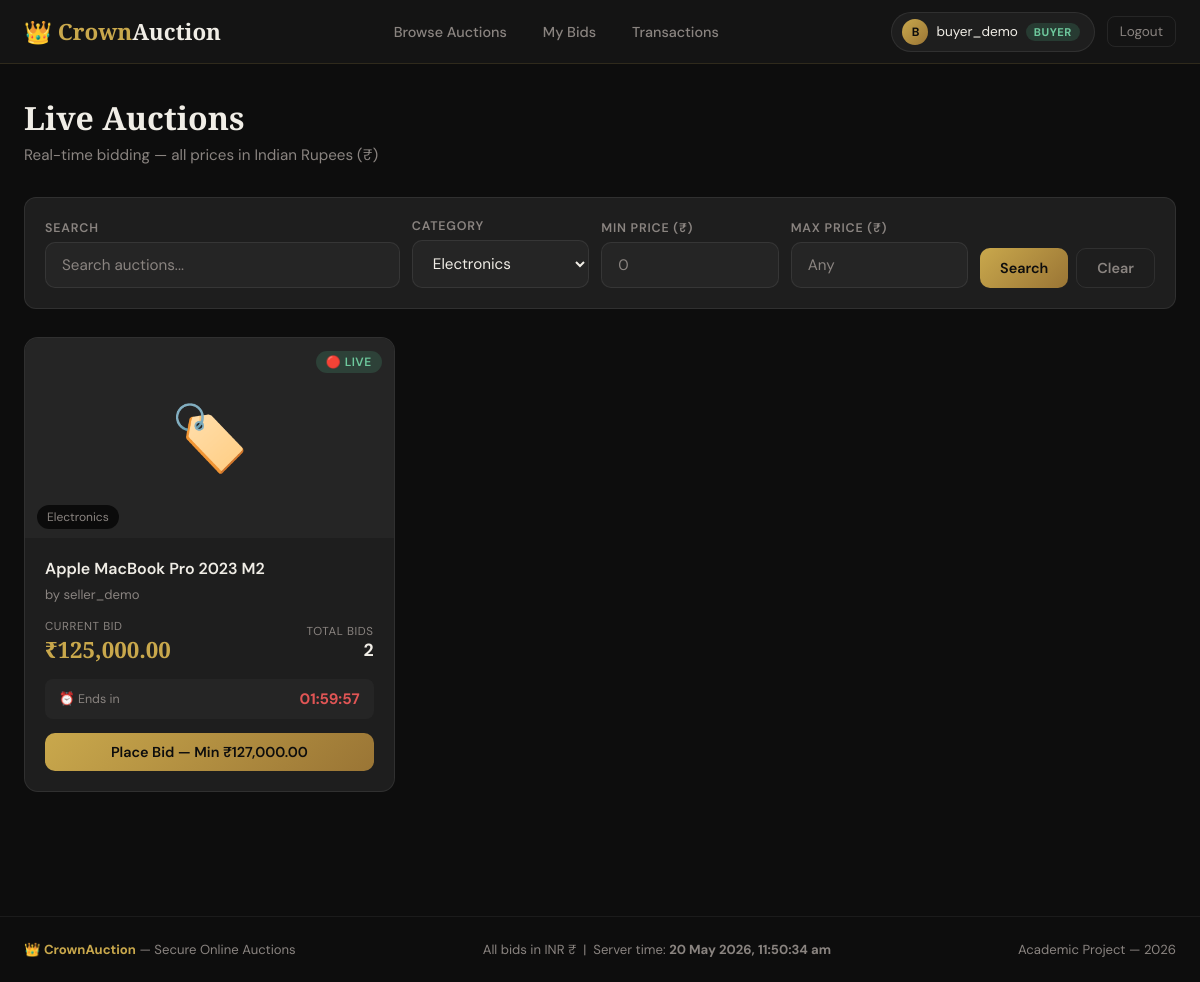
Page /views/buyer/browse.php?category=Electronics (signed in) on the committed database.
### tables this page shows
CREATE TABLE auctions (
    id INT UNSIGNED AUTO_INCREMENT PRIMARY KEY,
    seller_id INT UNSIGNED NOT NULL,
    title VARCHAR(200) NOT NULL,
    description TEXT,
    category VARCHAR(100),
    image_path VARCHAR(255),
    starting_price DECIMAL(12,2) NOT NULL,
    current_price DECIMAL(12,2) NOT NULL,
    min_bid_increment DECIMAL(12,2) NOT NULL DEFAULT 1.00,
    reserve_price DECIMAL(12,2) DEFAULT NULL,
    duration_minutes INT NOT NULL,
    start_time DATETIME NOT NULL,
    end_time DATETIME NOT NULL,
    status ENUM('pending','active','ended','cancelled','sold') DEFAULT 'pending',
    winner_id INT UNSIGNED DEFAULT NULL,
    total_bids INT DEFAULT 0,
    is_overridden TINYINT(1) DEFAULT 0,
    override_note TEXT,
    created_at TIMESTAMP DEFAULT CURRENT_TIMESTAMP,
    updated_at TIMESTAMP DEFAULT CURRENT_TIMESTAMP ON UPDATE CURRENT_TIMESTAMP,
    FOREIGN KEY (seller_id) REFERENCES users(id) ON DELETE CASCADE,
    FOREIGN KEY (winner_id) REFERENCES users(id) ON DELETE SET NULL,
    INDEX idx_status (status),
    INDEX idx_seller (seller_id),
    INDEX idx_end_time (end_time)
);

CREATE TABLE users (
    id INT UNSIGNED AUTO_INCREMENT PRIMARY KEY,
    username VARCHAR(50) NOT NULL UNIQUE,
    email VARCHAR(100) NOT NULL UNIQUE,
    password_hash VARCHAR(255) NOT NULL,
    role ENUM('buyer', 'seller', 'admin') NOT NULL DEFAULT 'buyer',
    full_name VARCHAR(100),
    phone VARCHAR(20),
    address TEXT,
    profile_image VARCHAR(255) DEFAULT 'default.png',
    is_banned TINYINT(1) DEFAULT 0,
    ban_reason TEXT,
    is_verified TINYINT(1) DEFAULT 1,
    fraud_score INT DEFAULT 0,
    created_at TIMESTAMP DEFAULT CURRENT_TIMESTAMP,
    updated_at TIMESTAMP DEFAULT CURRENT_TIMESTAMP ON UPDATE CURRENT_TIMESTAMP,
    last_login TIMESTAMP NULL,
    INDEX idx_role (role),
    INDEX idx_email (email),
    INDEX idx_banned (is_banned)
);

### config/database.php (called while the page is built, shortened)
<?php
class Database {
    private static ?PDO $instance = null;
    public static function getInstance(): PDO {
        if (self::$instance === null) {
            $dsn = "mysql:host=" . DB_HOST . ";dbname=" . DB_NAME . ";charset=" . DB_CHARSET;
            $options = [
                PDO::ATTR_ERRMODE            => PDO::ERRMODE_EXCEPTION,
                PDO::ATTR_DEFAULT_FETCH_MODE => PDO::FETCH_ASSOC,
                PDO::ATTR_EMULATE_PREPARES   => false,
                PDO::ATTR_PERSISTENT         => true,
                PDO::MYSQL_ATTR_INIT_COMMAND => "SET NAMES utf8mb4, time_zone = '+05:30'"
            ];
            try {
                self::$instance = new PDO($dsn, DB_USER, DB_PASS, $options);
            } catch (PDOException $e) {
                $isApi = (strpos($_SERVER['REQUEST_URI'] ?? '', '/api/') !== false);
                if ($isApi) {
                    header('Content-Type: application/json');
                    echo json_encode(['success' => false, 'message' => 'Service temporarily unavailable. Please try again.']);
                } else {
                    echo '<div style="font-family:sans-serif;padding:40px;text-align:center;background:#0d0d0d;color:#f0ede6;min-height:100vh;">
                        <h2 style="color:#C9A84C;">&#128274; CrownAuction</h2>
                        <p>Service temporarily unavailable. Please try again in a moment.</p>
                    </div>';
                }
                exit;
            }
        }
        return self::$instance;
    }
    public static function query(string $sql, array $params = []): PDOStatement {
        $stmt = self::getInstance()->prepare($sql);
        $stmt->execute($params);
        return $stmt;
    }
}

### models/AuctionModel.php (called while the page is built, shortened)
<?php
require_once __DIR__ . '/../config/database.php';
class AuctionModel {
    public static function getAll(array $filters = [], int $limit = 12, int $offset = 0): array {
        $where = ["a.status = 'active'"];
        $params = [];
        if (!empty($filters['category'])) {
            $where[] = "a.category = ?";
            $params[] = $filters['category'];
        }
        $whereClause = implode(' AND ', $where);
        $params[] = $limit;
        $params[] = $offset;
        return Database::query(
            "SELECT a.*, u.username as seller_name, u.full_name as seller_fullname
             FROM auctions a
             JOIN users u ON a.seller_id = u.id
             WHERE $whereClause
             ORDER BY a.end_time ASC
             LIMIT ? OFFSET ?",
            $params
        )->fetchAll();
    }
}

### includes/session.php (called while the page is built, shortened)
<?php
function formatINR(float $amount): string {
    return '₹' . number_format($amount, 2);
}
function timeRemaining(string $endTime): array {
    $now  = new DateTime();
    $end  = new DateTime($endTime);
    $diff = $now->diff($end);
    if ($now >= $end) {
        return ['expired' => true, 'text' => 'Auction Ended'];
    }
    $hours   = $diff->h + ($diff->days * 24);
    $minutes = $diff->i;
    $seconds = $diff->s;
    return [
        'expired' => false,
        'hours'   => $hours,
        'minutes' => $minutes,
        'seconds' => $seconds,
        'total_seconds' => ($hours * 3600) + ($minutes * 60) + $seconds,
        'text'    => sprintf('%02d:%02d:%02d', $hours, $minutes, $seconds)
    ];
}

### views/buyer/browse.php (the view, shortened to what this page needs)
<?php
require_once __DIR__ . '/../../config/database.php';
require_once __DIR__ . '/../../includes/session.php';
require_once __DIR__ . '/../../models/AuctionModel.php';
$perPage = 9;
$page    = max(1, (int)($_GET['page'] ?? 1));
$offset  = ($page - 1) * $perPage;
$filters = [
    'category'  => $_GET['category'] ?? '',
    'search'    => $_GET['search'] ?? '',
    'min_price' => $_GET['min_price'] ?? '',
    'max_price' => $_GET['max_price'] ?? '',
];
$auctions = AuctionModel::getAll($filters, $perPage, $offset);
$categories = Database::query("SELECT * FROM categories ORDER BY name")->fetchAll();
include __DIR__ . '/../shared/header.php';
?>
<div class="page-header">
  <h1>Live Auctions</h1>
  <p>Real-time bidding — all prices in Indian Rupees (₹)</p>
</div>
<div class="card" style="margin-bottom:28px;">
  <div class="card-body" style="padding:20px;">
    <form method="GET" style="display:flex;gap:12px;flex-wrap:wrap;align-items:flex-end;">
      <div style="flex:2;min-width:180px;">
        <label style="display:block;font-size:0.78rem;color:var(--text-muted);font-weight:600;text-transform:uppercase;letter-spacing:0.8px;margin-bottom:6px;">Search</label>
        <input type="text" name="search" class="form-control" placeholder="Search auctions..." value="<?= htmlspecialchars($filters['search']) ?>">
      </div>
      <div style="flex:1;min-width:140px;">
        <label style="display:block;font-size:0.78rem;color:var(--text-muted);font-weight:600;text-transform:uppercase;letter-spacing:0.8px;margin-bottom:6px;">Category</label>
        <select name="category" class="form-control">
          <?php foreach ($categories as $cat): ?>
            <option value="<?= $cat['name'] ?>" <?= $filters['category'] === $cat['name'] ? 'selected' : '' ?>>
              <?= htmlspecialchars($cat['name']) ?>
            </option>
          <?php endforeach; ?>
        </select>
      </div>
      <div style="flex:1;min-width:120px;">
        <label style="display:block;font-size:0.78rem;color:var(--text-muted);font-weight:600;text-transform:uppercase;letter-spacing:0.8px;margin-bottom:6px;">Min Price (₹)</label>
        <input type="number" name="min_price" class="form-control" placeholder="0" value="<?= htmlspecialchars($filters['min_price']) ?>">
      </div>
      <div style="flex:1;min-width:120px;">
        <label style="display:block;font-size:0.78rem;color:var(--text-muted);font-weight:600;text-transform:uppercase;letter-spacing:0.8px;margin-bottom:6px;">Max Price (₹)</label>
        <input type="number" name="max_price" class="form-control" placeholder="Any" value="<?= htmlspecialchars($filters['max_price']) ?>">
      </div>
      <div style="display:flex;gap:8px;">
        <button type="submit" class="btn btn-gold">Search</button>
        <a href="browse.php" class="btn btn-outline">Clear</a>
      </div>
    </form>
  </div>
</div>
<?php if (empty($auctions)): ?>
  <div class="card" style="text-align:center;padding:60px;">
    <div style="font-size:3rem;margin-bottom:16px;">🔍</div>
    <h3 style="color:var(--text-muted);">No active auctions found</h3>
    <p style="color:var(--text-muted);margin-top:8px;">Try adjusting your filters or check back later.</p>
  </div>
<?php else: ?>
  <div style="display:grid;grid-template-columns:repeat(auto-fill,minmax(320px,1fr));gap:20px;margin-bottom:32px;">
    <?php foreach ($auctions as $a):
      $time = timeRemaining($a['end_time']);
      $minNext = (float)$a['current_price'] + (float)$a['min_bid_increment'];
    ?>
    <div class="auction-card" data-id="<?= $a['id'] ?>" style="background:var(--dark-3);border:1px solid var(--border);border-radius:14px;overflow:hidden;transition:all 0.2s;cursor:pointer;"
      onmouseover="this.style.borderColor='rgba(201,168,76,0.4)';this.style.transform='translateY(-2px)'"
      onmouseout="this.style.borderColor='var(--border)';this.style.transform='translateY(0)'">
      <div style="position:relative;background:var(--surface);height:200px;overflow:hidden;">
        <?php
          $imgFile = UPLOAD_PATH . $a['image_path'];
          $imgUrl  = (file_exists($imgFile) && $a['image_path'] !== 'default_item.jpg')
                    ? UPLOAD_URL . $a['image_path']
                    : '';
        ?>
        <?php if ($imgUrl): ?>
          <img src="<?= $imgUrl ?>" alt="<?= htmlspecialchars($a['title']) ?>"
            style="width:100%;height:100%;object-fit:cover;">
        <?php else: ?>
          <div style="width:100%;height:100%;display:flex;align-items:center;justify-content:center;font-size:4rem;">🏷️</div>
        <?php endif; ?>
        <div style="position:absolute;top:12px;right:12px;">
          <span class="badge badge-active">🔴 Live</span>
        </div>
        <?php if ($a['category']): ?>
        <div style="position:absolute;bottom:12px;left:12px;">
          <span style="background:rgba(0,0,0,0.7);color:var(--text-muted);font-size:0.75rem;padding:4px 10px;border-radius:100px;">
            <?= htmlspecialchars($a['category']) ?>
          </span>
        </div>
        <?php endif; ?>
      </div>
      <div style="padding:20px;">
        <h3 style="font-size:1rem;font-weight:600;margin-bottom:6px;line-height:1.4;">
          <?= htmlspecialchars($a['title']) ?>
        </h3>
        <p style="font-size:0.82rem;color:var(--text-muted);margin-bottom:16px;">
          by <?= htmlspecialchars($a['seller_name']) ?>
        </p>
        <div style="display:flex;justify-content:space-between;align-items:center;margin-bottom:14px;">
          <div>
            <div style="font-size:0.72rem;color:var(--text-muted);text-transform:uppercase;letter-spacing:0.6px;">Current Bid</div>
            <div class="current-price" style="font-family:'Playfair Display',serif;font-size:1.4rem;font-weight:700;color:var(--gold);">
              <?= formatINR($a['current_price']) ?>
            </div>
          </div>
          <div style="text-align:right;">
            <div style="font-size:0.72rem;color:var(--text-muted);text-transform:uppercase;letter-spacing:0.6px;">Total Bids</div>
            <div style="font-size:1.1rem;font-weight:700;"><?= $a['total_bids'] ?></div>
          </div>
        </div>
        <div class="countdown-block" data-end="<?= $a['end_time'] ?>"
          style="background:var(--surface);border-radius:8px;padding:10px 14px;margin-bottom:14px;display:flex;align-items:center;justify-content:space-between;">
          <span style="font-size:0.78rem;color:var(--text-muted);">⏰ Ends in</span>
          <span class="countdown-display" style="font-weight:700;font-size:0.95rem;color:<?= $time['expired'] ? 'var(--danger)' : 'var(--text)' ?>;">
          </span>
        </div>
        <a href="<?= APP_URL ?>/views/buyer/auction_detail.php?id=<?= $a['id'] ?>"
          class="btn btn-gold" style="width:100%;justify-content:center;text-align:center;">
          Place Bid — Min <?= formatINR($minNext) ?>
        </a>
      </div>
    </div>
    <?php endforeach; ?>
  </div>
<?php endif; ?>
<?php include __DIR__ . '/../shared/footer.php'; ?>

### views/shared/header.php (style rules this page uses)
:root { --gold: #C9A84C; --gold-light: #E8C97A; --gold-dark: #9A7535; --dark: #0D0D0D; --dark-2: #141414; --dark-3: #1E1E1E; --surface: #252525; --border: rgba(255,255,255,0.08); --text: #F0EDE6; --text-muted: #8A8480; --danger: #E05555; --success: #4CAF80; --warning: #E0A020; --radius: 12px; --shadow: 0 4px 24px rgba(0,0,0,0.4); }
* { box-sizing: border-box; margin: 0; padding: 0; }
body { font-family: 'DM Sans', sans-serif; background: var(--dark); color: var(--text); min-height: 100vh; }
.page-header { margin-bottom: 32px; }
.page-header h1 { font-family: 'Playfair Display', serif; font-size: 2rem; font-weight: 700; margin-bottom: 6px; }
.page-header p { color: var(--text-muted); font-size: 0.95rem; }
.card { background: var(--dark-3); border: 1px solid var(--border); border-radius: var(--radius); overflow: hidden; }
.card-body { padding: 24px; }
.btn { display: inline-flex; align-items: center; gap: 8px; padding: 10px 20px; border-radius: 10px; font-family: 'DM Sans', sans-serif; font-size: 0.9rem; font-weight: 600; cursor: pointer; border: none; transition: all 0.2s; text-decoration: none; }
.btn-gold { background: linear-gradient(135deg, var(--gold), var(--gold-dark)); color: var(--dark); }
.btn-outline { background: transparent; border: 1px solid var(--border); color: var(--text-muted); }
.form-control { width: 100%; background: var(--surface); border: 1px solid var(--border); border-radius: 10px; color: var(--text); font-family: 'DM Sans', sans-serif; font-size: 0.95rem; padding: 12px 16px; transition: all 0.2s; outline: none; }
.form-control::placeholder { color: var(--text-muted); }
select.form-control option { background: var(--dark-3); }
.badge { display: inline-block; padding: 3px 10px; border-radius: 100px; font-size: 0.75rem; font-weight: 600; text-transform: uppercase; letter-spacing: 0.5px; }
.badge-active { background: rgba(76,175,128,0.2); color: #6EC99D; }

### rows in the picture
auctions: category "Electronics", title "Apple MacBook Pro 2023 M2", seller.username "seller_demo", current_price "₹125,000.00", total_bids "2", formatINR($minNext) "₹127,000.00"

### other values in the picture
substr($user['username'], 0, 1) "B"
$user['username'] "buyer_demo"
$user['role'] "BUYER"
form field category "Electronics"
